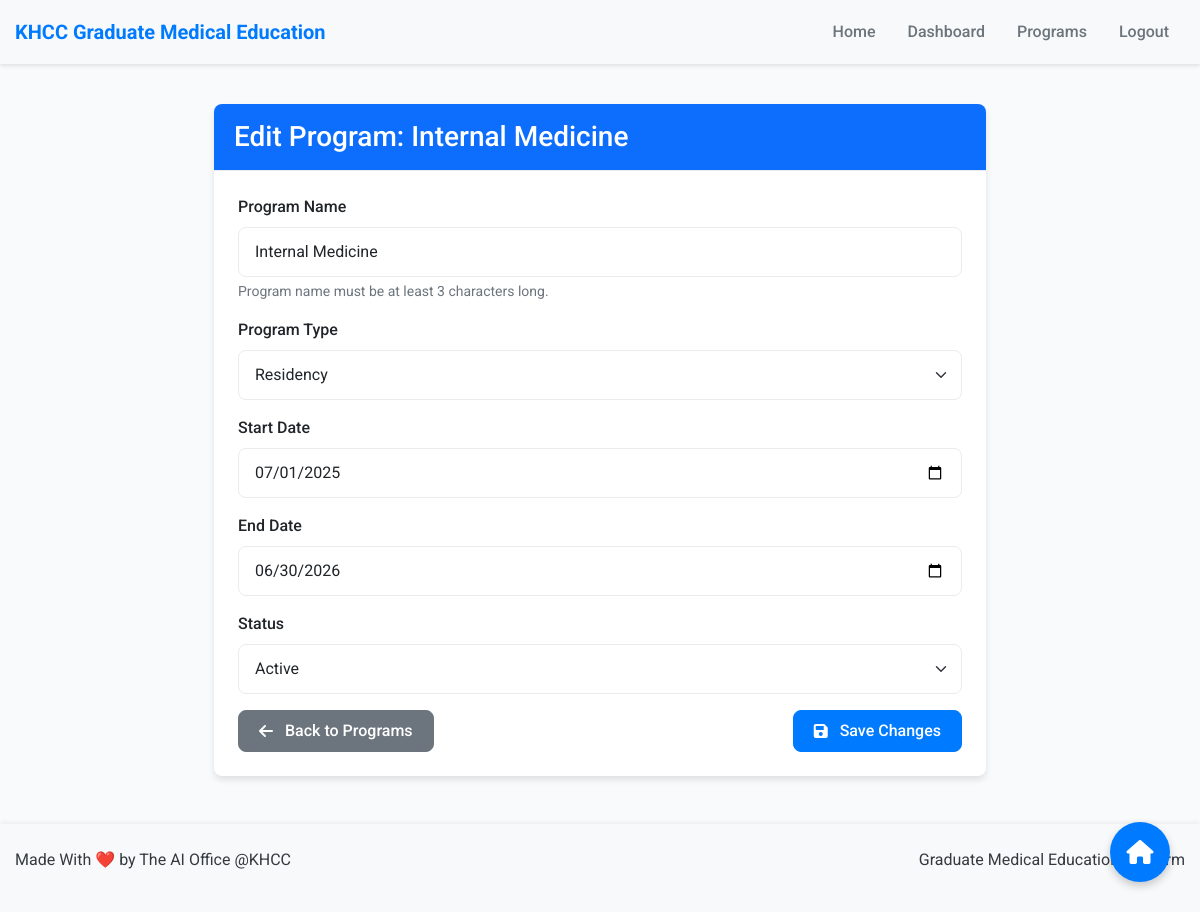
The page /edit-program/1/ (signed in) on the database as committed earlier.
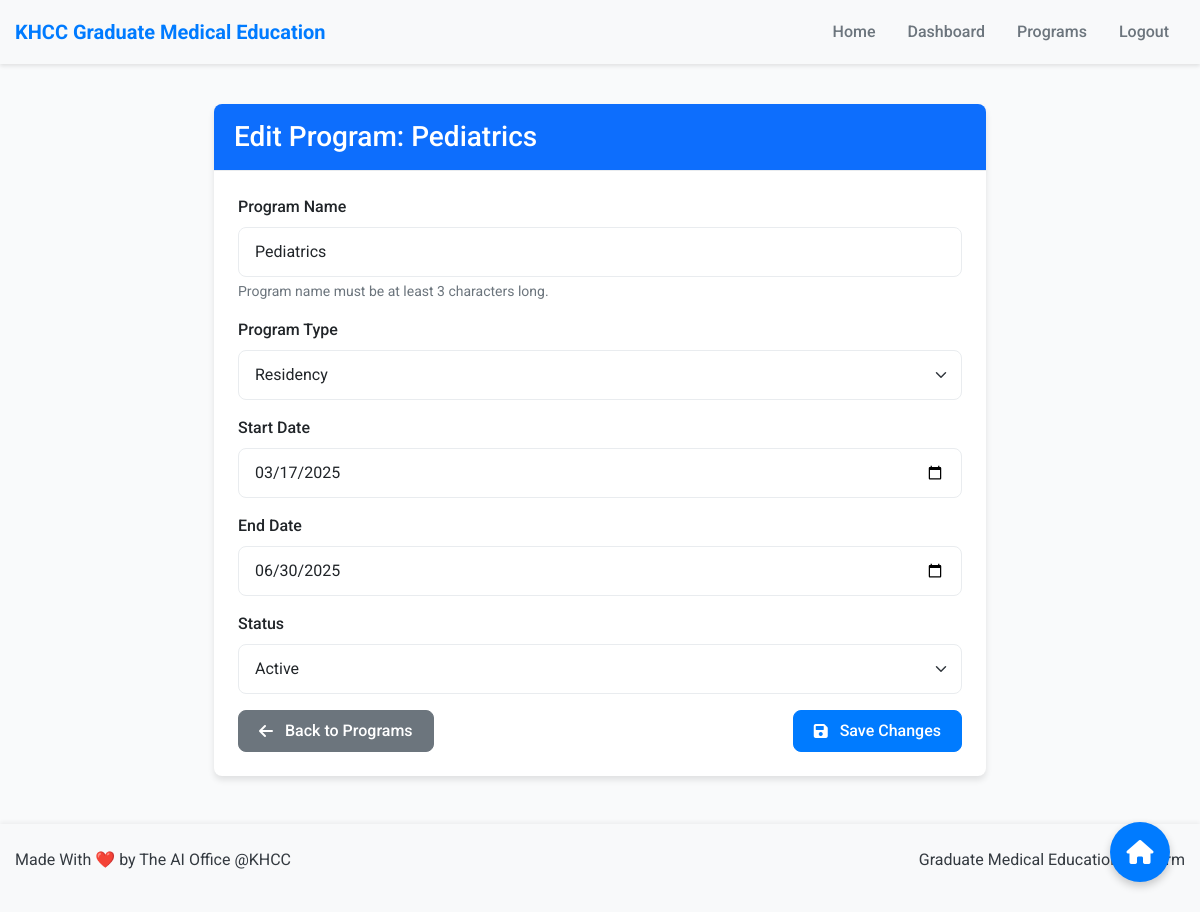
The same page on the database as committed later.
### users/models.py (models this page shows, shortened)
class Program(models.Model):
    PROGRAM_TYPE_CHOICES = (
        ('RESIDENCY', 'Residency'),
        ('FELLOWSHIP', 'Fellowship'),
    )
    STATUS_CHOICES = (
        ('ACTIVE', 'Active'),
        ('INACTIVE', 'Inactive'),
    )
    name = models.CharField(max_length=100, validators=[MinLengthValidator(3)])
    program_type = models.CharField(max_length=20, choices=PROGRAM_TYPE_CHOICES)
    start_date = models.DateField()
    end_date = models.DateField()
    status = models.CharField(max_length=10, choices=STATUS_CHOICES, default='ACTIVE')
    capacity = models.PositiveIntegerField(null=True, blank=True)

### users/views.py (the view)
# urls.py: path('edit-program/<int:program_id>/', views.edit_program, name='edit_program'),
@login_required
@user_passes_test(is_gme_staff)
def edit_program(request, program_id):
    program = get_object_or_404(Program, id=program_id)
    if request.method == 'POST':
        form = ProgramForm(request.POST, instance=program)
        if form.is_valid():
            form.save()
            messages.success(request, 'Program updated successfully.')
            return redirect('manage_programs')
    else:
        form = ProgramForm(instance=program)
    return render(request, 'users/edit_program.html', {'form': form, 'program': program})

### users/forms.py (shortened to what this page needs)
class ProgramForm(forms.ModelForm):
    class Meta:
        model = Program
        fields = ('name', 'program_type', 'start_date', 'end_date', 'status')
        widgets = {
            'start_date': forms.DateInput(attrs={'type': 'date'}),
            'end_date': forms.DateInput(attrs={'type': 'date'}),
        }

### users/views.py (called while the page is built)
def is_gme_staff(user):
    return user.is_authenticated and user.user_type == 'GME_STAFF'

### users/templates/users/edit_program.html (shortened to what this page needs)
{% extends 'users/base.html' %}
{% block content %}
<div class="row justify-content-center">
    <div class="col-md-8">
        <div class="card">
            <div class="card-header bg-primary text-white">
                <h3 class="mb-0">Edit Program: {{ program.name }}</h3>
            </div>
            <div class="card-body">
                <form method="post" novalidate>
                    <div class="mb-3">
                        <label for="id_name" class="form-label">Program Name</label>
                        <input type="text" name="name" id="id_name" class="form-control {% if form.name.errors %}is-invalid{% endif %}" value="{{ form.name.value }}" required minlength="3">
                        <div class="form-text">Program name must be at least 3 characters long.</div>
                    </div>
                    <div class="mb-3">
                        <label for="id_program_type" class="form-label">Program Type</label>
                        <select name="program_type" id="id_program_type" class="form-select {% if form.program_type.errors %}is-invalid{% endif %}" required>
                            {% for value, text in form.program_type.field.choices %}
                                <option value="{{ value }}" {% if value == form.program_type.value %}selected{% endif %}>{{ text }}</option>
                            {% endfor %}
                        </select>
                    </div>
                    <div class="mb-3">
                        <label for="id_start_date" class="form-label">Start Date</label>
                        <input type="date" name="start_date" id="id_start_date" class="form-control {% if form.start_date.errors %}is-invalid{% endif %}" value="{{ form.start_date.value|date:'Y-m-d' }}" required>
                    </div>
                    <div class="mb-3">
                        <label for="id_end_date" class="form-label">End Date</label>
                        <input type="date" name="end_date" id="id_end_date" class="form-control {% if form.end_date.errors %}is-invalid{% endif %}" value="{{ form.end_date.value|date:'Y-m-d' }}" required>
                    </div>
                    <div class="mb-3">
                        <label for="id_status" class="form-label">Status</label>
                        <select name="status" id="id_status" class="form-select {% if form.status.errors %}is-invalid{% endif %}" required>
                            {% for value, text in form.status.field.choices %}
                                <option value="{{ value }}" {% if value == form.status.value %}selected{% endif %}>{{ text }}</option>
                            {% endfor %}
                        </select>
                    </div>
                    <div class="d-flex justify-content-between">
                        <a href="{% url 'manage_programs' %}" class="btn btn-secondary">
                            <i class="fas fa-arrow-left me-1"></i>Back to Programs
                        </a>
                        <button type="submit" class="btn btn-primary">
                            <i class="fas fa-save me-1"></i>Save Changes
                        </button>
                    </div>
                </form>
            </div>
        </div>
    </div>
</div>
{% endblock %}

Rows that differ between the two databases and show on the page:
changed Program "Residency": name "Internal Medicine" → "Pediatrics"; start_date "07/01/2025" → "03/17/2025"; end_date "06/30/2026" → "06/30/2025"
